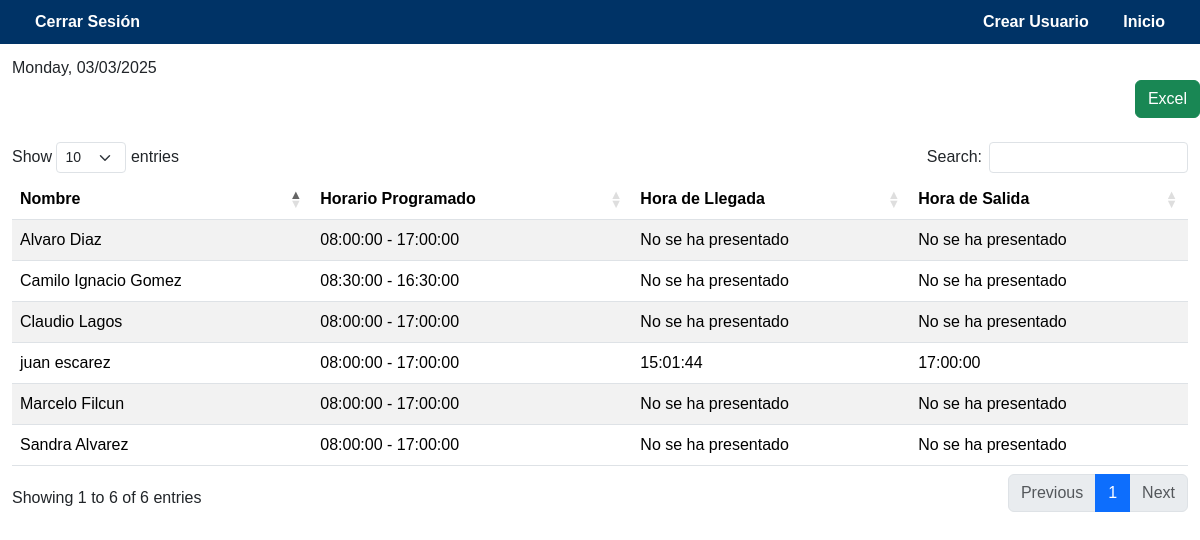
The page /templates/vista/adm_tribunal/asistencia_diaria.php?fecha=2025-03-03 (signed in) on the database as committed earlier.
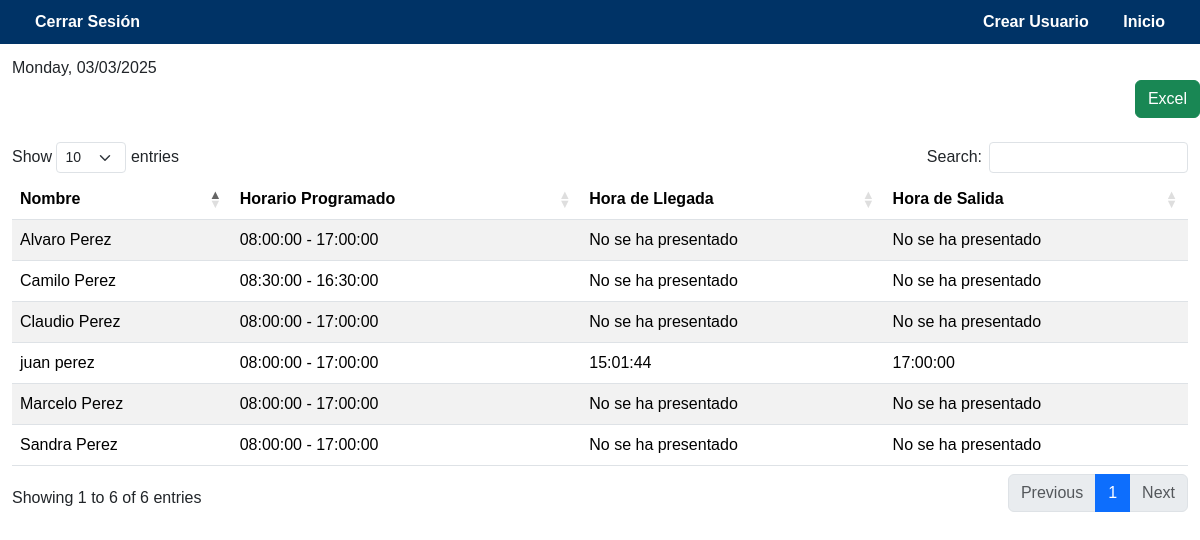
The same page on the database as committed later.
### tables this page shows
CREATE TABLE `usuario` (
  `RUT` int(11) NOT NULL,
  `DV` varchar(1) NOT NULL,
  `nombre_completo` varchar(80) NOT NULL,
  `correo` varchar(60) NOT NULL,
  `cargo` varchar(30) DEFAULT NULL,
  `estado` tinyint(1) NOT NULL COMMENT 'Campo booleano: 0=FALSE, 1=TRUE',
  `contraseña` varchar(80) NOT NULL,
  `creado_por` int(11) DEFAULT NULL,
  `id_tribunal` int(11) NOT NULL,
  `id_rol` int(11) NOT NULL,
  `id_horario` int(11) NOT NULL
);

CREATE TABLE `horarios` (
  `id_horario` int(11) NOT NULL,
  `nombre_horario` varchar(50) NOT NULL,
  `hora_inicio` time NOT NULL,
  `hora_termino` time NOT NULL,
  `hora_inicio_u` time DEFAULT NULL,
  `hora_termino_u` time DEFAULT NULL
);

CREATE TABLE `dias_usuario` (
  `id_dia` int(11) NOT NULL,
  `dia` datetime NOT NULL,
  `hora_inicio` time DEFAULT NULL,
  `hora_fin` time DEFAULT NULL,
  `tiempo_excedido` time DEFAULT NULL,
  `tiempo_salida` time DEFAULT NULL,
  `auth` tinyint(1) DEFAULT NULL,
  `mod_por` varchar(100) NOT NULL,
  `teletrabajo` tinyint(1) NOT NULL,
  `RUT` int(11) NOT NULL
);

### templates/controlador/asistencia_diaria_datos.php (called while the page is built, shortened)
<?php
if (isset($_GET['fecha'])) {
    $fecha = $_GET['fecha'];
} else {
    die("No se ha especificado la fecha.");
}
$id_tribunal = $_SESSION['id_tribunal'];
$query = "SELECT
            u.nombre_completo,
            h.hora_inicio AS horario_inicio,
            h.hora_termino AS horario_fin,
            du.hora_inicio,
            du.hora_fin
          FROM usuario u
          JOIN horarios h ON u.id_horario = h.id_horario
          LEFT JOIN dias_usuario du ON u.RUT = du.RUT AND DATE(du.dia) = ?
          WHERE u.id_tribunal = ? AND u.estado = 1
          ORDER BY (du.hora_inicio IS NULL) ASC, u.nombre_completo";
$stmt = $conn->prepare($query);
$stmt->bind_param("si", $fecha, $id_tribunal);
$stmt->execute();
$resultado = $stmt->get_result();
$timestamp = strtotime($fecha);
$nombre_dia = ucfirst(strftime("%A", $timestamp));
?>

### templates/vista/adm_tribunal/asistencia_diaria.php (the view, shortened to what this page needs)
<?php
include '../../modelo/conexion_bd.php';
include '../../controlador/asistencia_diaria_datos.php';
?>
<!DOCTYPE html>
<html lang="es">
<head>
    <link rel="stylesheet" type="text/css" href="https://cdn.datatables.net/1.13.6/css/dataTables.bootstrap5.min.css">
    <link href="https://cdn.jsdelivr.net/npm/bootstrap@5.3.3/dist/css/bootstrap.min.css" rel="stylesheet">
    <link rel="stylesheet" href="../../modelo/estilos.css">
</head>
<body>
    <header class="d-flex justify-content-between align-items-center">
        <a href="../pagina_login.php">Cerrar Sesión</a>
        <div>
            <a href="formulario_usuario.php">Crear Usuario</a>
            <a href="ver_usuarios.php">Inicio</a>
        </div>
    </header>
    <div class="fecha-horario">
        <?php
            echo "<span class='dia-semana'>{$nombre_dia}</span>, ";
        ?>
        <span id="fecha-actual"><?= date('d/m/Y', strtotime($fecha)) ?></span>
    </div>
    <div class="d-flex justify-content-end mb-3">
      <a href="export_excel_asistencia_diaria.php?fecha=<?= $fecha ?>&tribunal=<?= $_SESSION['id_tribunal'] ?>&t=<?= time() ?>" class="btn btn-success">
        Excel
      </a>
    </div>
    <div class="container-fluid mt-4">
        <div class="row">
            <div class="table-responsive-lg">
                <?php if ($resultado->num_rows > 0): ?>
                    <table id="usuariospjud" class="table table-striped mx-auto">
                        <thead>
                            <tr>
                                <th>Nombre</th>
                                <th>Horario Programado</th>
                                <th>Hora de Llegada</th>
                                <th>Hora de Salida</th>
                            </tr>
                        </thead>
                        <tbody>
                            <?php while($fila = $resultado->fetch_assoc()): ?>
                                <tr>
                                    <td><?= $fila['nombre_completo'] ?></td>
                                    <td><?= $fila['horario_inicio'] . " - " . ($fila['horario_fin'] ?? 'No asignado') ?></td>
                                    <td><?= $fila['hora_inicio'] ? $fila['hora_inicio'] : 'No se ha presentado' ?></td>
                                    <td><?= $fila['hora_fin'] ? $fila['hora_fin'] : 'No se ha presentado' ?></td>
                                </tr>
                            <?php endwhile; ?>
                        </tbody>
                    </table>
                <?php else: ?>
                    <p class="text-center">No hay registros de asistencia para el día seleccionado.</p>
                <?php endif; ?>
            </div>
        </div>
    </div>
</body>
</html>

Rows that differ between the two databases and show on the page:
changed usuario: nombre_completo "juan escarez" → "juan perez"
changed usuario: nombre_completo "Alvaro Diaz" → "Alvaro Perez"
changed usuario: nombre_completo "Camilo Ignacio Gomez" → "Camilo Perez"
changed usuario: nombre_completo "Claudio Lagos" → "Claudio Perez"
changed usuario: nombre_completo "Marcelo Filcun" → "Marcelo Perez"
changed usuario: nombre_completo "Sandra Alvarez" → "Sandra Perez"
